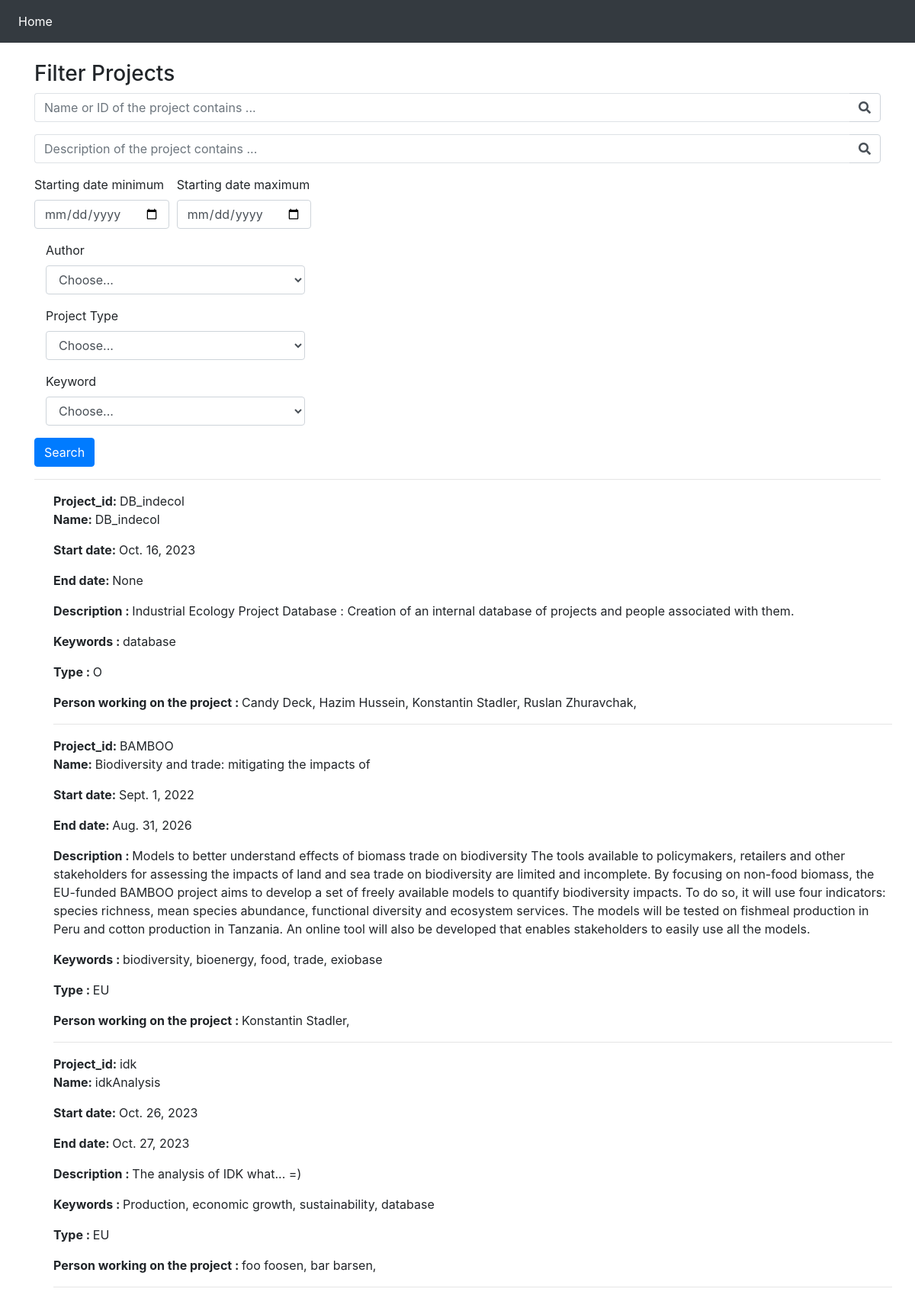
Page /bootstrap/ on the earlier database version.
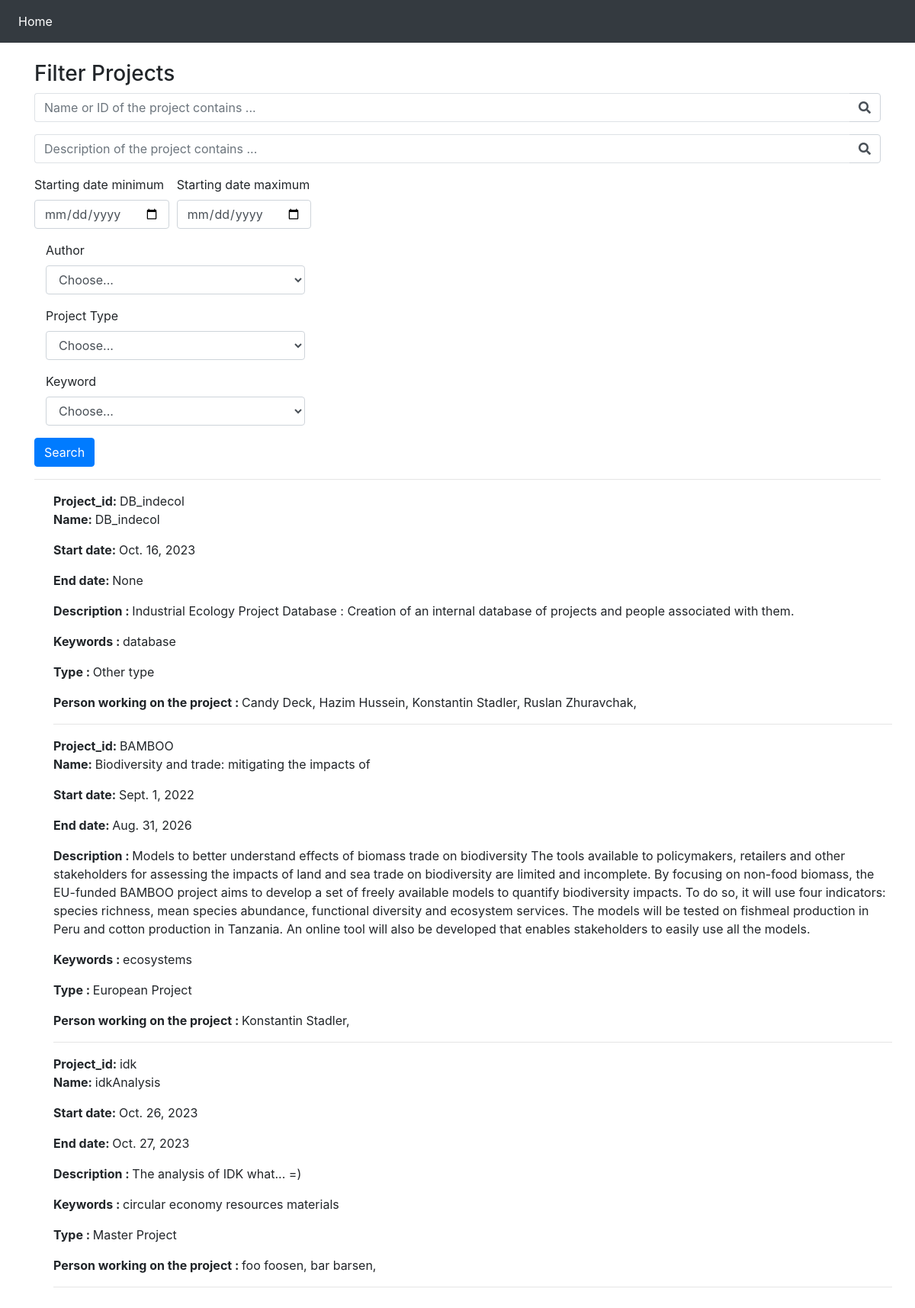
Same page on the later database version.
### app_indecol/models.py (models this page shows, shortened)
class Project(models.Model):
    project_id = models.CharField(
        unique=True,
        null=False,
        blank=False,
        max_length=50
    )
    name= models.CharField(
        null=False,
        blank=False,
        max_length=200
    )
    description = models.TextField(
        null = False,
        blank= False,
        max_length=2000
    )
    start_date= models.DateField(
        null = False,
        blank=False
    )
    end_date= models.DateField(
        null=True,
        blank = True
    )
    keywords = models.CharField(max_length=100)
    methods = models.CharField(max_length=50)
    type = models.CharField(choices = project_type_choices,
                            max_length=50,
                            default='-')
    persons = models.ManyToManyField(
        Person,
        related_name='persons'
    )
    groups = models.ManyToManyField(
        Group,
        related_name='groups'
    )
    partners = models.ManyToManyField(
        Partner,
        related_name='partners'
    )
    ressources = models.ManyToManyField(
        Ressource, blank=True
    )

### app_indecol/views.py (the view)
# urls.py: path('bootstrap/',BootstrapFilterView,name = 'bootstrap_form')
def BootstrapFilterView(request):
    qs = Project.objects.all()
    name_or_id_contains_query = request.GET.get('name_or_id_contain')
    description_contains_query = request.GET.get('description_contains')
    date_min = request.GET.get('date_min')
    date_max = request.GET.get('date_max')
    pro_type = request.GET.get('pro_type')
    keyword = request.GET.get('keyword')
    persons= Person.objects.all()
    person = request.GET.get('person')
    categories = Project.objects.values_list('type', flat=True).distinct()
    print(categories)
    if name_or_id_contains_query!= '' and name_or_id_contains_query is not None:
        qs = qs.filter(Q(project_id__icontains=name_or_id_contains_query) | Q(name__icontains=name_or_id_contains_query)).distinct()
    elif description_contains_query != '' and description_contains_query is not None:
        qs = qs.filter(description__icontains=description_contains_query)
    keywords = forms.keyword_choices
    keywords_list=[]
    for a in keywords :
        keywords_list.append(a[0])
    keywords=keywords_list
    if is_valid_queryparam(date_min) :
        qs = qs.filter(start_date__gte=date_min)
    if is_valid_queryparam(date_max) :
        qs = qs.filter(start_date__lt=date_max)
    if is_valid_queryparam(pro_type) and pro_type != 'Choose...' :
        qs = qs.filter(type=pro_type)
    if is_valid_queryparam(keyword) and keyword != 'Choose...' :
        qs = qs.filter(keywords__icontains=keyword)
    if is_valid_queryparam(person) and person != 'Choose...':
        qs = qs.filter(persons__first_name__icontains=person.split(" ")[0], persons__last_name__icontains=person.split(" ")[-1])
    context = {
        'queryset' :qs,
        'persons' :persons,
        'categories':categories,
        'keywords' : keywords,
    }
    return render(request, "bootstrap_form.html",context)

### app_indecol/models.py (called while the page is built)
    def __str__(self):
        return self.first_name + ' ' + self.last_name

### app_indecol/views.py (called while the page is built)
def is_valid_queryparam(param):
    return param != '' and param is not None

### app_indecol/templates/bootstrap_form.html (shortened to what this page needs)
{% load static %}
<!doctype html>
<html lang="en">
  <head>
    <link rel="stylesheet" href="https://stackpath.bootstrapcdn.com/bootstrap/4.3.1/css/bootstrap.min.css">
    <link rel="stylesheet" href="{% static 'templates.css' %}">
    <link rel="stylesheet" href="https://use.fontawesome.com/releases/v5.8.1/css/all.css">
  </head>
  <body>
    <nav class="navbar navbar-expand-md navbar-dark bg-dark fixed-top">
        <div class="collapse navbar-collapse" id="navbarsExampleDefault">
            <ul class="navbar-nav mr-auto">
              <li class="nav-item active">
                  <a class="nav-link" href="/">Home</a>
              </li>
            </ul>
        </div>
    </nav>
    <main role="main" class="container" >
      <h3>Filter Projects</h3>
      <form method="GET" action="." >
        <div class="form-row">
          <div class="form-group col-12">
              <div class="input-group">
                  <input class="form-control py-2 border-right-0 border" type="search" name="name_or_id_contain" placeholder="Name or ID of the project contains ..." />
                  <span class="input-group-append">
                      <div class="input-group-text bg-transparent">
                          <i class="fa fa-search"></i>
                      </div>
                  </span>
              </div>
          </div>
      </div>
      <div class="form-row">
        <div class="form-group col-12">
            <div class="input-group">
                <input class="form-control py-2 border-right-0 border" type="search" name="description_contains" placeholder="Description of the project contains ..." />
                <span class="input-group-append">
                    <div class="input-group-text bg-transparent">
                        <i class="fa fa-search"></i>
                    </div>
                </span>
            </div>
        </div>
    </div>
        <div class="form-row">
          <div class="form-group col-md-2 col-lg-2">
            <label for="publishDateMin">Starting date minimum</label>
            <input type="date" class="form-control" id="publishDateMin" name="date_min">
          </div>
          <div class="form-group col-md-2 col-lg-2">
            <label for="publishDateMax">Starting date maximum</label>
            <input type="date" class="form-control" id="publishDateMax" name="date_max">
          </div>
        </div>
        <div class="form-group col-md-4">
          <label for="person">Author</label>
          <select id="person" class="form-control" name="person">
            <option selected>Choose...</option>
          </select>
        </div>
        <div class="form-group col-md-4">
          <label for="pro_type">Project Type</label>
          <select id="pro_type" class="form-control" name="pro_type">
            <option selected>Choose...</option>
          </select>
        </div>
        <div class="form-group col-md-4">
          <label for="keyword">Keyword</label>
          <select id="keyword" class="form-control" name="keyword">
            <option selected>Choose...</option>
          </select>
        </div>
        <button type="submit" class="btn btn-primary">Search</button>
      </form>
      <hr />
      <div class="row">
        <ul>
          {% for project in  queryset %}
            <li>
              <span><b>Project_id: </b>{{ project.project_id }}</span><p>
              <span><b>Name: </b>{{ project.name }}</span><p>
              <span><b>Start date: </b>{{ project.start_date }}</span><p>
              <span><b>End date: </b>{{ project.end_date }}</span><p>
              <span><b>Description : </b> {{ project.description }}</span><p>
              <span><b>Keywords : </b> {{ project.keywords }}</span><p>
              <span><b>Type : </b> {{ project.type }}</span><p>
              <span>
                <b>Person working on the project : </b>
                {% for person in project.persons.all  %}
                  {{person.first_name}} {{person.last_name}},
                {% endfor %}
              </span><p>
            </li>
            <hr />
          {% endfor %}
        </ul>
      </div>
    </main>
</body>
</html>

Differences in the rows shown:
changed Project "DB_indecol": type "O" → "Other type"
changed Project "BAMBOO": keywords "biodiversity, bioenergy, food, trade, exiobase" → "ecosystems"; type "EU" → "European Project"
changed Project "idk": keywords "Production, economic growth, sustainability, database" → "circular economy resources materials"; type "EU" → "Master Project"
